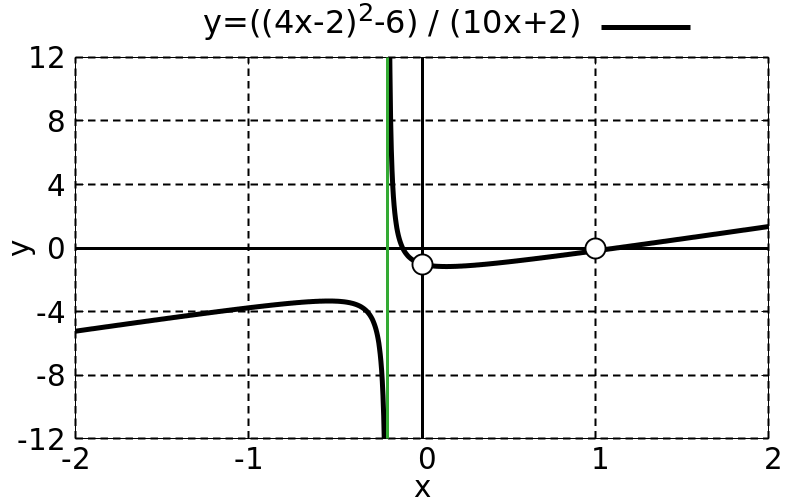

Write gnuplot code to recreate this figure.
load "template/function-plot.gnuplot"

set key outside above

set xrange [-2:2]
set yrange [-12:12]

set xtics 1
set ytics 4

$data << EOD
 0 -1
 1 0
EOD

set arrow from -0.2, graph 0 to -0.2, graph 1 nohead front lw 3 lc "#33aa33"

plot \
  ((4*x-2)**2-6) / (10*x+2) lc 0 lw 5 title "y=((4x-2)^2-6) / (10x+2)", \
  $data with points pt 6 ps 3 lw 4 lc "#000000" notitle, \
  $data with points pt 7 ps 3 lw 0 lc "#FFFFFF" notitle
  # 1.6*x-48.0/25.0 lc "#33aa33" lw 3 notitle
 
